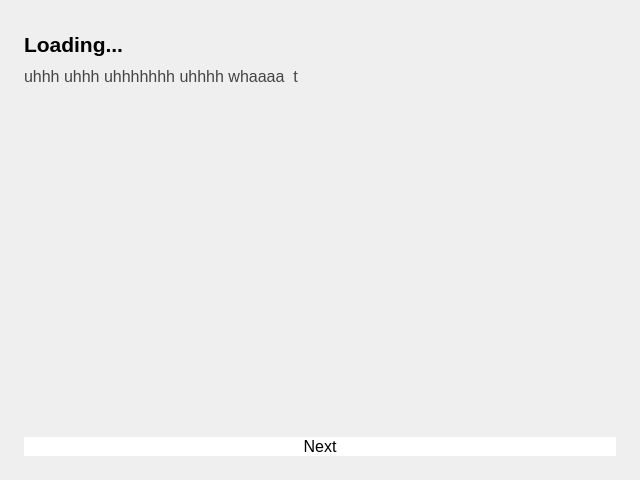
<?xml version="1.0" encoding="UTF-8" ?>
<ui version="4.0">
    <class>QuizPage</class>
    <widget class="QWidget" name="QuizPage">
        <property name="geometry">
            <rect>
                <x>0</x>
                <y>0</y>
                <width>640</width>
                <height>480</height>
            </rect>
        </property>
        <property name="windowTitle">
            <string>Quiz</string>
        </property>
        <layout class="QVBoxLayout" name="verticalLayout">
            <property name="spacing">
                <number>10</number>
            </property>
            <property name="leftMargin">
                <number>24</number>
            </property>
            <property name="rightMargin">
                <number>24</number>
            </property>
            <property name="topMargin">
                <number>24</number>
            </property>
            <property name="bottomMargin">
                <number>24</number>
            </property>
            <item>
                <layout class="QHBoxLayout" name="questionList">
                    <property name="spacing">
                        <number>10</number>
                    </property>
                    <property name="bottomMargin">
                        <number>8</number>
                    </property>
                </layout>
            </item>
            <item>
                <widget class="QLabel" name="titleLabel">
                    <property name="text">
                        <string>Loading...</string>
                    </property>
                    <property name="font">
                        <font>
                            <pointsize>16</pointsize>
                            <bold>true</bold>
                            <weight>75</weight>
                        </font>
                    </property>
                </widget>
            </item>
            <item>
                <widget class="QLabel" name="subtitleLabel">
                    <property name="text">
                        <string>uhhh uhhh uhhhhhhh uhhhh whaaaa  t</string>
                    </property>
                    <property name="font">
                        <font>
                            <pointsize>12</pointsize>
                        </font>
                    </property>
                    <property name="styleSheet">
                        <string notr="true">color: #444;</string>
                    </property>
                    <property name="wordWrap">
                        <bool>true</bool>
                    </property>
                </widget>
            </item>
            <item>
                <layout class="QVBoxLayout" name="answerList">
                    <property name="spacing">
                        <number>10</number>
                    </property>
                    <property name="topMargin">
                        <number>8</number>
                    </property>
                </layout>
            </item>
            <item>
                <spacer name="fillerSpacer">
                    <property name="orientation">
                        <enum>Qt::Vertical</enum>
                    </property>
                    <property name="sizeType">
                        <enum>QSizePolicy::Expanding</enum>
                    </property>
                    <property name="sizeHint" stdset="0">
                        <size>
                            <width>20</width>
                            <height>40</height>
                        </size>
                    </property>
                </spacer>
            </item>
            <item>
                <widget class="QPushButton" name="nextButton">
                    <property name="text">
                        <string>Next</string>
                    </property>
                    <property name="font">
                        <font>
                            <pointsize>12</pointsize>
                        </font>
                    </property>
                    <property name="styleSheet">
                        <string notr="true">
                            color: #000;
                            background-color: #fff;
                            border: none;
                        </string>
                    </property>
                    <property name="cursor">
                        <cursorShape>PointingHandCursor</cursorShape>
                    </property>
                </widget>
            </item>
        </layout>
    </widget>
</ui>
